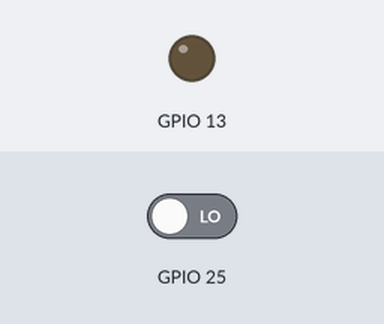
The sketch below on a simulated ESP32. Parts: output pins drawn as LEDs (lit = HIGH). The inputs (shaded band) are chosen by the test bench; at power-on: GPIO 25 LOW.

Above: at 1.2 s.
1.3 s: GPIO 25 driven HIGH
At 2.1 s:
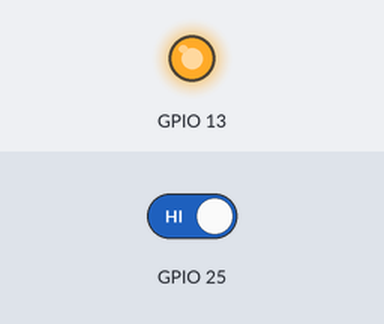
4.3 s: GPIO 25 driven LOW
At 4.8 s:
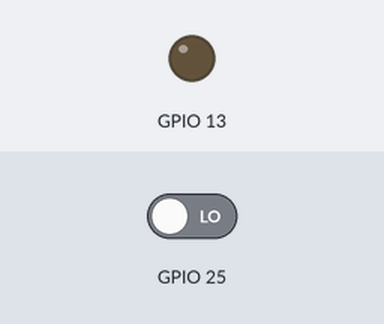
Timing chart, 0 to 7.3 s (numbered marks = the images above; inputs shaded):
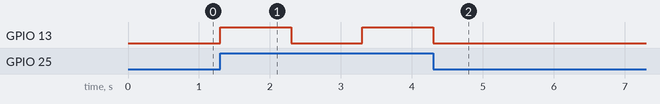

The sketch:

vitor_arduino_buttom.ino
```cpp
void setup() {
  // put your setup code here, to run once:
  pinMode(13, OUTPUT); /*Configuração do pin 13 como saída*/
  pinMode(25, INPUT);  //
  digitalRead(25);     // falando a leitura do nivel lógico do pino 7

}

void loop() {
  // put your main code here, to run repeatedly:

  if(digitalRead(25)){
    digitalWrite(13, HIGH);      //Ativa o pino 13, acendendo o led
    delay(1000);                //para a execução do programa por 1 segundo
    digitalWrite(13, LOW);     //Ativa o pino 13,acendendo o LED
    delay(1000);              //Para a execução do programa por 1 segundo
    digitalWrite(13, HIGH);      //Ativa o pino 13, acendendo o led
    delay(1000);                //para a execução do programa por 1 segundo
    digitalWrite(13, LOW);     //Ativa o pino 13,acendendo o LED
    delay(1000);              //Para a execução do programa por 1 segundo
  }


}
```

Measured:
- after the input at 1.3 s, GPIO 13: LOW → HIGH at once, → LOW 1.0 s later, → HIGH 1.0 s later
- after the input at 4.3 s, GPIO 13: goes on until 4.3 s, then stays LOW
